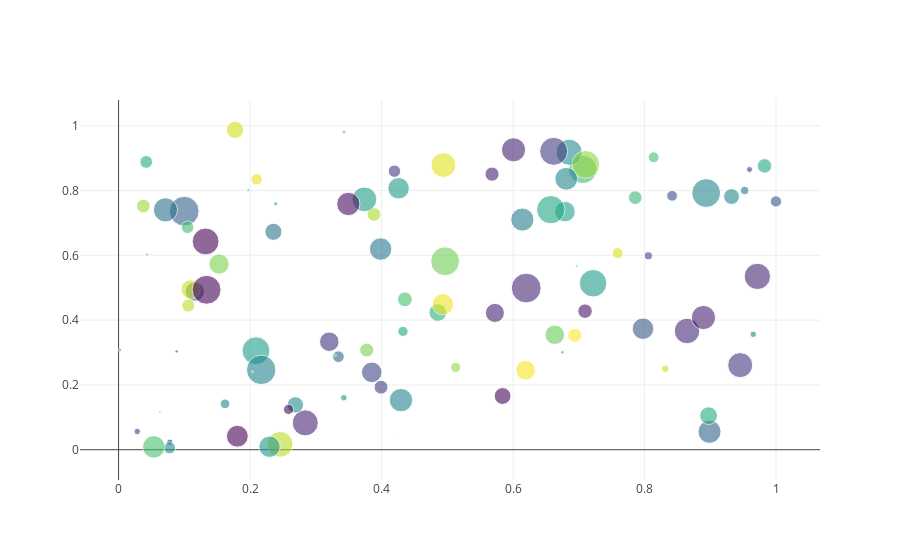

The code cell stored with this chart in its notebook:
### Code cell
from plotly.offline import iplot, init_notebook_mode
import plotly.graph_objs as go
import plotly.io as pio

import os
import numpy as np

N = 100
x = np.random.rand(N)
y = np.random.rand(N)
colors = np.random.rand(N)
sz = np.random.rand(N)*30

fig = go.Figure()
fig.add_scatter(x=x,
                y=y,
                mode='markers',
                marker={'size': sz,
                        'color': colors,
                        'opacity': 0.6,
                        'colorscale': 'Viridis'
                       });
iplot(fig)
